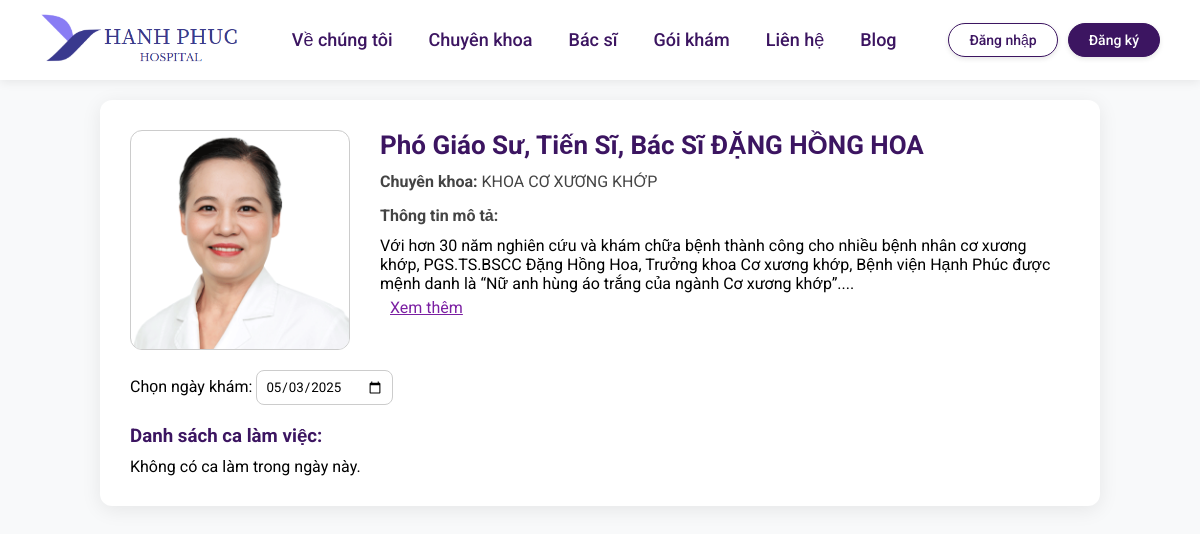
The app's page /?action=chitietbacsi&id=1, older data.
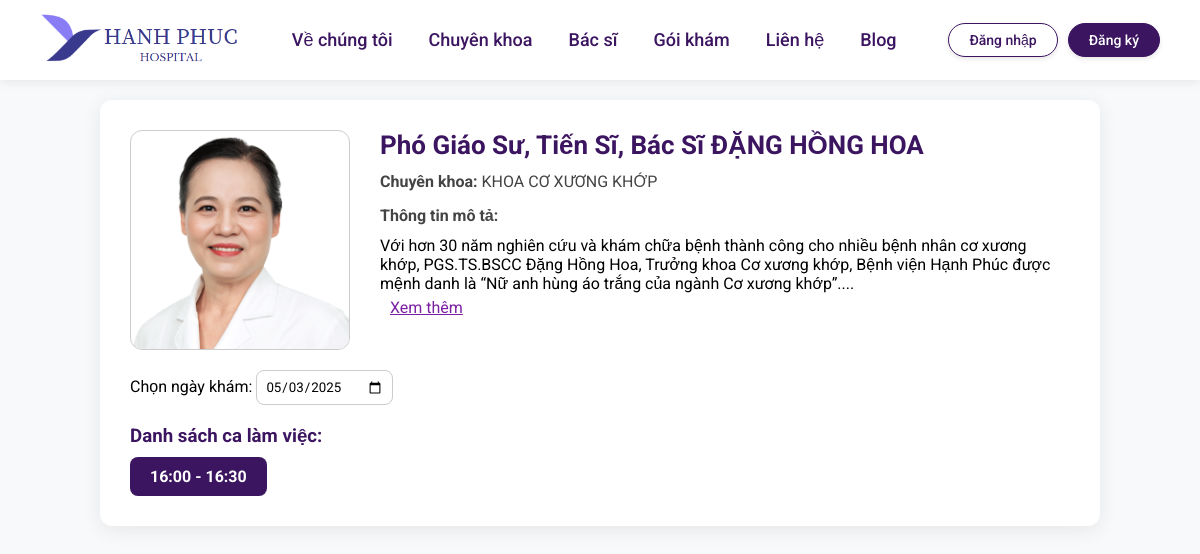
The same page, newer data.
### tables this page shows
CREATE TABLE `lichlamviec` (
  `malichlamviec` int(10) UNSIGNED NOT NULL,
  `mabacsi` int(11) UNSIGNED NOT NULL,
  `ngaylam` date NOT NULL,
  `macalamviec` int(11) UNSIGNED NOT NULL,
  `ghichu` varchar(200) DEFAULT NULL
);

CREATE TABLE `calamviec` (
  `macalamviec` int(11) UNSIGNED NOT NULL,
  `giobatdau` varchar(10) NOT NULL,
  `gioketthuc` varchar(10) NOT NULL
);

### Models/mbacsi.php (called while the page is built, shortened)
<?php
 class mBacSi{
        public function chitietbacsi($id){
            $p = new clsKetNoi();
            $con = $p->moketnoi();
            $con->set_charset('utf8');
            if($con){
                $str = "select * from bacsi join chuyenkhoa on bacsi.machuyenkhoa = chuyenkhoa.machuyenkhoa where bacsi.mabacsi='$id'";
                $tbl = $con->query($str);
                return $tbl;
            }else{
                return false;
            }
        }
    }
?>

### Controllers/cbacsi.php (called while the page is built, shortened)
<?php
include_once("Models/mbacsi.php");
class cBacSi{
    public function getBacSiById($id){
        $p = new mBacSi();
        $tbl = $p->chitietbacsi($id);
        if(!$tbl){
            return -1;
        }else{
            if($tbl->num_rows > 0){
                return $tbl;
            }else{
                return 0;
            }
        }
    }
}
?>

### Models/mlichkham.php (called while the page is built, shortened)
<?php
class mLichKham {
    public function lichkham($ngay, $id, $gioHienTai = null) {
        $p = new clsKetNoi();
        $con = $p->moketnoi();
        $con->set_charset('utf8');
        if ($con) {
            $str = "";
            if ($ngay == date('Y-m-d') && $gioHienTai !== null) {
                $str = "SELECT * FROM lichlamviec AS lv
                        JOIN calamviec AS cv ON lv.macalamviec = cv.macalamviec
                        WHERE ngaylam = '$ngay' AND mabacsi = '$id' AND giobatdau >= '$gioHienTai'
                        AND (ghichu IS NULL OR ghichu != 'đã đặt')";
            } else {
                $str = "SELECT * FROM lichlamviec AS lv
                        JOIN calamviec AS cv ON lv.macalamviec = cv.macalamviec
                        WHERE ngaylam = '$ngay' AND mabacsi = '$id'
                        AND (ghichu IS NULL OR ghichu != 'đã đặt')";
            }
            $tbl = $con->query($str);
            return $tbl;
        } else {
            return false;
        }
    }
}
?>

### Controllers/clichkham.php (called while the page is built, shortened)
<?php
include_once("Models/mlichkham.php");
class cLichKham {
    public function getLichKhamOfBacSiByNgay($ngay, $id, $gioHienTai = null) {
        $p = new mLichKham();
        $tbl = $p->lichkham($ngay, $id, $gioHienTai);
        if (!$tbl) {
            return false;
        } else {
            return ($tbl->num_rows > 0) ? $tbl : false;
        }
    }
}
?>

### Views/benhnhan/pages/chitietbacsi/index.php (the view, shortened to what this page needs)
<?php
include_once("Controllers/cbacsi.php");
include_once("Controllers/clichkham.php");
$mabacsi = $_GET['id'];
$ngay = isset($_GET['ngay']) ? $_GET['ngay'] : date('Y-m-d');
$cBacSi = new cBacSi();
$bacsi = $cBacSi->getBacSiById($mabacsi);
$row = $bacsi->fetch_assoc();
$gioHienTai = date('H:i:s');
$ngayHienTai = date('Y-m-d');
$cLichKham = new cLichKham();
$lichkham = $cLichKham->getLichKhamOfBacSiByNgay($ngay, $mabacsi, $gioHienTai);
?>
<div class="container">
    <div class="doctor-header">
        <img src="Assets/img/<?php echo htmlspecialchars($row['imgbs']); ?>" alt="Ảnh bác sĩ">
        <div class="doctor-info">
            <h2><?php echo htmlspecialchars($row['capbac']) . ' ' . htmlspecialchars($row['hoten']); ?></h2>
            <p><strong>Chuyên khoa:</strong> <?php echo htmlspecialchars($row['tenchuyenkhoa']); ?></p>
            <p><strong>Thông tin mô tả:</strong></p>
            <div id="short-description">
                <?php
                    $motangan = mb_substr(strip_tags($row['motabs']), 0, 800);
                    echo nl2br(htmlspecialchars($motangan)) . '...';
                ?>
            </div>
            <button id="toggle-mota-button">Xem thêm</button>
        </div>
    </div>
    <form method="get" id="form-ngay" class="date-picker">
        <label for="ngay">Chọn ngày khám:</label>
        <input type="date" name="ngay" id="ngay" value="<?php echo $ngay; ?>" min="<?php echo date('Y-m-d'); ?>" onchange="updateTimeAndSubmit();">
    </form>
<div class="shift-list">
    <h3>Danh sách ca làm việc:</h3>
    <div class="shift-buttons">
    <?php
    if ($lichkham === false || $lichkham->num_rows === 0) {
        echo "<p>Không có ca làm trong ngày này.</p>";
    } else {
        while ($rowCa = $lichkham->fetch_assoc()) {
            $macalamviec = $rowCa['macalamviec'];
            $giobatdau = date('H:i', strtotime($rowCa['giobatdau']));
            $gioketthuc = date('H:i', strtotime($rowCa['gioketthuc']));
            if ($ngay == $ngayHienTai) {
                if ($giobatdau >= $gioHienTai) {
                    echo '<a href="index.php?action=datlichkham&idbs=' . $mabacsi . '&ngay=' . $ngay . '&ca=' . $macalamviec . '">' . $giobatdau . ' - ' . $gioketthuc . '</a>';
                } else {
                    echo "<p>Ca này đã qua.</p>";
                }
            } else {
                echo '<a href="index.php?action=datlichkham&idbs=' . $mabacsi . '&ngay=' . $ngay . '&ca=' . $macalamviec . '">' . $giobatdau . ' - ' . $gioketthuc . '</a>';
            }
        }
    }
    ?>
    </div>
</div>
</div>

Row changes from the older to the newer data that the page shows:
added lichlamviec: macalamviec.giobatdau "16:00", macalamviec.gioketthuc "16:30"
Text that changed along with them:
text no longer shown: "Không có ca làm trong ngày này."
